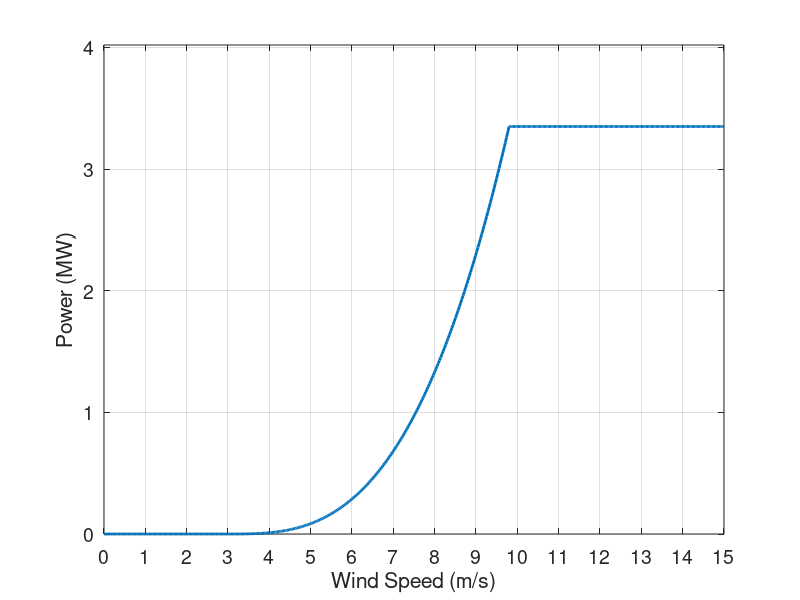

MATLAB code to generate this figure:
% Nicholas F. Baker
% IEA Task
% Optimization Only Case Study
% NREL 5MW Power Curve figure
% 31 May 2018
% Updated 15 Jun (Adjusted fr NREL 3.35 MW onshore reference turbine)
clear, close all;

%{
% NREL 5MW offshore reference turbine data
nMaxWind = 15;
nMaxPwr = 5;
Vci = 3;        % (m/s) Cut-In Wind Speed
Vrws = 11.4;    % (m/s) Rated Wind Speed
Vco = 25;       % (m/s) Cut-Out Wind Speed
PwrRtng = 5;    % MW.
%}

% NREL 3.35MW onshore reference turbine data
nMaxWind = 15;  % For figure (r) lateral limit 
nMaxPwr = 3.35;
Vci = 3;        % (m/s) Cut-In Wind Speed
Vrws = 9.8;     % (m/s) Rated Wind Speed
Vco = 25;       % (m/s) Cut-Out Wind Speed
PwrRtng = 3.35; % MW.
xValues = linspace(0,nMaxWind, 500);
yValues = linspace(0,nMaxPwr*1.2, 500);

for i = 1:length(xValues)
    if (xValues(i) < Vci) % If we haven't hit the cut-in speed
        yValues(i) = 0;    % Give no power
    elseif (Vci <= xValues(i)) && (xValues(i) <= Vrws)
        yValues(i) = PwrRtng * ((xValues(i) - Vci) / (Vrws - Vci))^3;
    elseif (xValues(i) > Vco) % If we pass the cut-out speed
        yValues(i) = 0;    % Give no power
    else    % If we're faster than the full rated wind speed, use the full 
        yValues(i) = PwrRtng;
    end
end

%%%%%%%%% adjust below
% Plot the farm
figure('DefaultAxesFontSize',14);

p1 = plot(xValues,yValues, 'Color', [0,0.4470,0.7410], 'LineWidth', 2); % Draw our curve

axis([0 nMaxWind 0 nMaxPwr*1.2]);                 % Make all plots the same size
%nNumTicks = fix((2*PlotDimen)/ (nMinSpaceDiam*TurbDiam))/2;
xticks(0:1:nMaxWind);
ylabel('Power (MW)');
xlabel('Wind Speed (m/s)');
%title('Power Curve');
grid on
%pbaspect([1 1 1])                                                  % Make the plots actually square